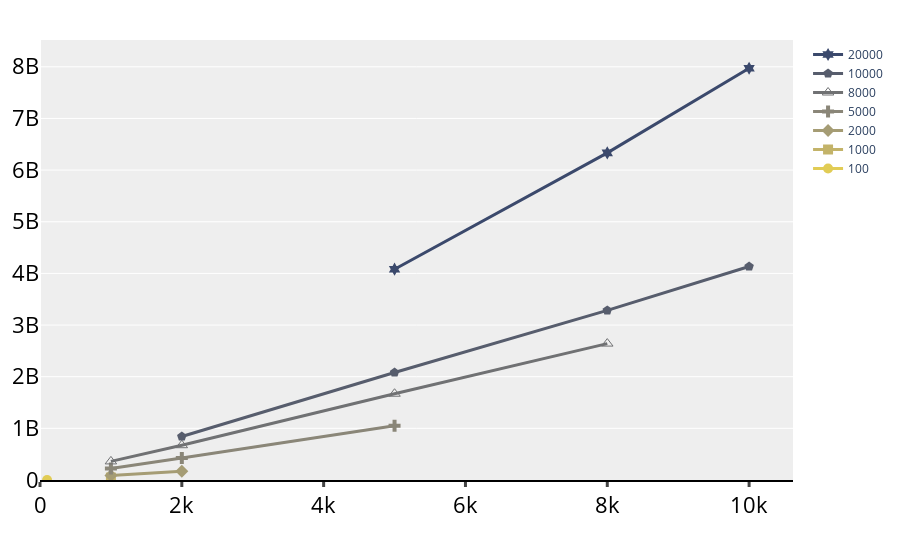

The cell this chart's notebook holds for it:
### Code cell
fig = go.Figure()
ploted_edge=[100,1000,2000,5000,8000,10000,20000]
for idx, e in enumerate(ploted_edge):
    same_e = res.loc[res['#E'] == e]
    fig.add_trace(go.Scatter(x=same_e["#V"], y=same_e["cycles"], name=f"{e}",
                             mode='lines+markers', marker=dict(symbol=marker_symbols[idx],size=10),
                             line=dict(color=colors[idx], width=3)))

fig.update_layout(xaxis=dict(showline=True, showgrid=False, rangemode="tozero",
                             linecolor='rgb(0, 0, 0)', linewidth=2,
                             tickwidth=3, tickfont=num_font, ticks='outside'),
                  yaxis=dict(tickfont=num_font, zeroline=False, showticklabels=True,rangemode="tozero",
                             showline=False),
                  showlegend=True,legend=dict(traceorder="reversed"),
                  margin=dict(autoexpand=True, l=40, r=20, t=40),
                  plot_bgcolor="#eeeeee"
                  )
fig.show()
fig.write_image("baseline_cycles.pdf") #similar graph for runtime,

### Figure 1 — Plotly figure (JSON) as saved in the notebook; plotly's stock layout.template omitted (floating-point values rounded to 4 significant figures)
{"data": [{"line": {"color": "#e1cc55", "width": 3}, "marker": {"size": 10, "symbol": "circle"}, "mode": "lines+markers", "name": "100", "type": "scatter", "x": [100], "y": [791874]}, {"line": {"color": "#c3b369", "width": 3}, "marker": {"size": 10, "symbol": "square"}, "mode": "lines+markers", "name": "1000", "type": "scatter", "x": [1000], "y": [46718300]}, {"line": {"color": "#a59c74", "width": 3}, "marker": {"size": 10, "symbol": "diamond"}, "mode": "lines+markers", "name": "2000", "type": "scatter", "x": [1000, 2000], "y": [89518900, 169674000]}, {"line": {"color": "#8a8678", "width": 3}, "marker": {"size": 10, "symbol": "cross"}, "mode": "lines+markers", "name": "5000", "type": "scatter", "x": [1000, 2000, 5000], "y": [221281000, 425419000, 1052330000]}, {"line": {"color": "#707173", "width": 3}, "marker": {"size": 10, "symbol": "triangle-up-open"}, "mode": "lines+markers", "name": "8000", "type": "scatter", "x": [1000, 2000, 5000, 8000], "y": [360060000, 673598000, 1670300000, 2641000000]}, {"line": {"color": "#575d6d", "width": 3}, "marker": {"size": 10, "symbol": "pentagon"}, "mode": "lines+markers", "name": "10000", "type": "scatter", "x": [2000, 5000, 8000, 10000], "y": [842664000, 2080100000, 3283980000, 4134160000]}, {"line": {"color": "#3b496c", "width": 3}, "marker": {"size": 10, "symbol": "hexagram"}, "mode": "lines+markers", "name": "20000", "type": "scatter", "x": [5000, 8000, 10000], "y": [4081020000, 6333100000, 7971780000]}], "layout": {"legend": {"traceorder": "reversed"}, "margin": {"autoexpand": true, "l": 40, "r": 20, "t": 40}, "plot_bgcolor": "#eeeeee", "showlegend": true, "xaxis": {"linecolor": "rgb(0, 0, 0)", "linewidth": 2, "rangemode": "tozero", "showgrid": false, "showline": true, "tickfont": {"color": "#000000", "size": 22}, "ticks": "outside", "tickwidth": 3}, "yaxis": {"rangemode": "tozero", "showline": false, "showticklabels": true, "tickfont": {"color": "#000000", "size": 22}, "zeroline": false}}}
